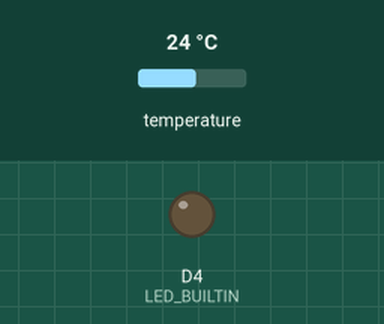
This sketch was run on a simulated ESP8266 (NodeMCU). Shown: output pins drawn as LEDs (lit = HIGH, except the on-board LED, lit = LOW). The inputs (shaded band) are chosen by the test bench; at power-on: temperature 24 °C. No radio packets arrive unless stated; what the sketch prints to the serial monitor is not drawn. At 1.1 s the program puts the board to deep sleep or switches it off; the recording ends there.

Above: at 0.3 s.
Timing chart, 0 to 1.1 s (numbered marks = the images above):
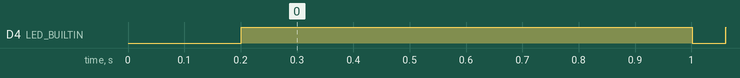

The sketch:

rfm95w_tx_ds18b20_deepsleep.ino
```cpp
/**
 * NodeMCU + RFM95W + DS18B20 — LoRa TX sensor node + deep sleep
 *
 * Berdasarkan rfm95w_tx_ds18b20.ino, dengan ESP8266 deep sleep
 * setelah setiap siklus baca + kirim.
 *
 * Aliran data: Nodesensor > Gateway > Database/Web (Laravel)
 *
 * Paket LoRa (teks JSON, flat) yang dikirim node:
 *   {"node_id":"NODE01","temperature":29.5,"battery":3.70}
 *
 * Gateway harus:
 *   - baca paket + RSSI/SNR
 *   - tambah gateway_id + timestamp
 *   - POST ke API /api/v1/telemetry (Bearer token gateway)
 *
 * Legacy flat temperature diterima aplikasi dan dinormalisasi ke metrics.
 * Di web, daftarkan node dengan preset Custom (schema temperature saja)
 * atau Environment — field humidity boleh kosong.
 *
 * Wiring DS18B20 (parasite power TIDAK dipakai di sketch ini):
 *   VDD → 3.3V
 *   GND → GND
 *   DQ  → D2 (GPIO4) + resistor pull-up 4.7kΩ ke 3.3V
 *
 * Wiring LoRa RST (BERBEDA dari sketch tanpa deep sleep):
 *   RFM95W RST → D3 (GPIO0)   // D0 dipakai untuk wake deep sleep
 *   RFM95W CS  → D8
 *   RFM95W DIO0→ D1
 *   SPI: SCK D5, MISO D6, MOSI D7
 *
 * Wiring deep sleep (wajib agar bangun otomatis):
 *   D0 (GPIO16) → RST NodeMCU
 *
 * Library:
 *   - LoRa (sandeepmistry)
 *   - OneWire
 *   - DallasTemperature
 */

#include <SPI.h>
#include <LoRa.h>
#include <OneWire.h>
#include <DallasTemperature.h>
#include <ESP8266WiFi.h>

// —— identitas node (harus sama dengan yang didaftarkan di aplikasi) ——
#define NODE_ID "NODE04"

// —— pin LoRa (RST di D3; D0 cadangan untuk wake deep sleep) ——
#define LORA_SCK   D5
#define LORA_MISO  D6
#define LORA_MOSI  D7
#define LORA_CS    D8
#define LORA_RST   D3
#define LORA_DIO0  D1
#define LORA_FREQ  923E6   // AS923 / Indonesia

// —— pin DS18B20 (D2 = GPIO4; hindari D4 = LED_BUILTIN) ——
#define ONE_WIRE_BUS D2

// —— interval deep sleep (detik). Ubah nilai ini sesuai kebutuhan. ——
// Default 10 agar setara TX_INTERVAL_MS sketch asli. Maks ~71 menit.
const uint32_t SLEEP_INTERVAL_SEC = 10;

// —— baterai opsional via A0 (voltage divider); set false jika tidak dipakai ——
#define ENABLE_BATTERY_ADC false
#define ADC_VREF           3.3f
#define ADC_MAX            1023.0f
#define BATTERY_DIVIDER    2.0f   // mis. 2x resistor sama → kalikan 2

OneWire oneWire(ONE_WIRE_BUS);
DallasTemperature sensors(&oneWire);

void goToDeepSleep()
{
  digitalWrite(LED_BUILTIN, HIGH); // mati (active LOW)
  LoRa.sleep();
  Serial.print(F("Deep sleep "));
  Serial.print(SLEEP_INTERVAL_SEC);
  Serial.println(F(" s"));
  Serial.flush();
  ESP.deepSleep((uint64_t)SLEEP_INTERVAL_SEC * 1000000ULL);
}

void setup()
{
  WiFi.mode(WIFI_OFF);
  WiFi.forceSleepBegin();
  delay(1);

  Serial.begin(115200);
  delay(200);

  pinMode(LED_BUILTIN, OUTPUT);
  digitalWrite(LED_BUILTIN, HIGH); // mati (active LOW)

  sensors.begin();
  sensors.setResolution(12); // ~0.0625°C, konversi ~750 ms

  LoRa.setPins(LORA_CS, LORA_RST, LORA_DIO0);
  if (!LoRa.begin(LORA_FREQ)) {
    Serial.println(F("LoRa gagal init!"));
    while (1) {
      digitalWrite(LED_BUILTIN, LOW);
      delay(200);
      digitalWrite(LED_BUILTIN, HIGH);
      delay(200);
    }
  }

  Serial.println(F("LoRa TX DS18B20 Deep Sleep Ready"));
  Serial.print(F("node_id="));
  Serial.println(NODE_ID);
  Serial.print(F("devices="));
  Serial.println(sensors.getDeviceCount());
  Serial.print(F("sleep_sec="));
  Serial.println(SLEEP_INTERVAL_SEC);
}

float readBatteryVolts()
{
#if ENABLE_BATTERY_ADC
  int raw = analogRead(A0);
  return (raw / ADC_MAX) * ADC_VREF * BATTERY_DIVIDER;
#else
  return NAN;
#endif
}

bool buildPayload(char *buf, size_t buflen, float temperature, float battery)
{
  // Flat JSON → cocok dengan StoreTelemetryRequest (legacy fields → metrics)
  if (isnan(battery)) {
    return snprintf(
             buf,
             buflen,
             "{\"node_id\":\"%s\",\"temperature\":%.2f}",
             NODE_ID,
             temperature) < (int) buflen;
  }

  return snprintf(
           buf,
           buflen,
           "{\"node_id\":\"%s\",\"temperature\":%.2f,\"battery\":%.2f}",
           NODE_ID,
           temperature,
           battery) < (int) buflen;
}

void loop()
{
  sensors.requestTemperatures();
  float temperature = sensors.getTempCByIndex(0);

  // DallasTemperature: DEVICE_DISCONNECTED_C == -127.0
  if (temperature == DEVICE_DISCONNECTED_C || isnan(temperature)) {
    Serial.println(F("DS18B20 baca gagal, skip TX"));
    goToDeepSleep();
    return;
  }

  // Clamp ke rentang validasi API (temperature between -100..200)
  if (temperature < -100.0f) {
    temperature = -100.0f;
  }
  if (temperature > 200.0f) {
    temperature = 200.0f;
  }

  float battery = readBatteryVolts();

  char payload[128];
  if (!buildPayload(payload, sizeof(payload), temperature, battery)) {
    Serial.println(F("Payload terlalu panjang"));
    goToDeepSleep();
    return;
  }

  Serial.print(F("TX: "));
  Serial.println(payload);

  digitalWrite(LED_BUILTIN, LOW);
  LoRa.beginPacket();
  LoRa.print(payload);
  LoRa.endPacket();
  digitalWrite(LED_BUILTIN, HIGH);

  goToDeepSleep();
}
```

Measured:
- by itself, D4 (LED_BUILTIN): HIGH → LOW at 1.0 s, → HIGH 0.06 s later
